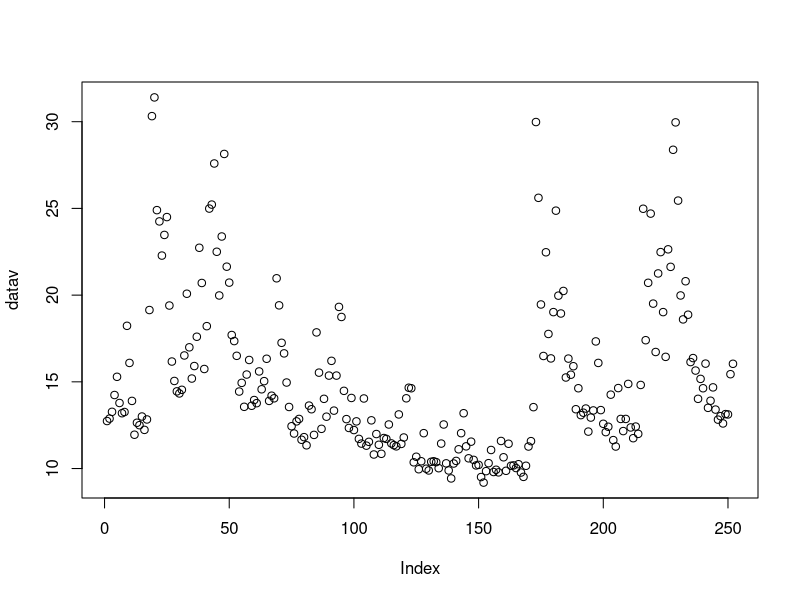
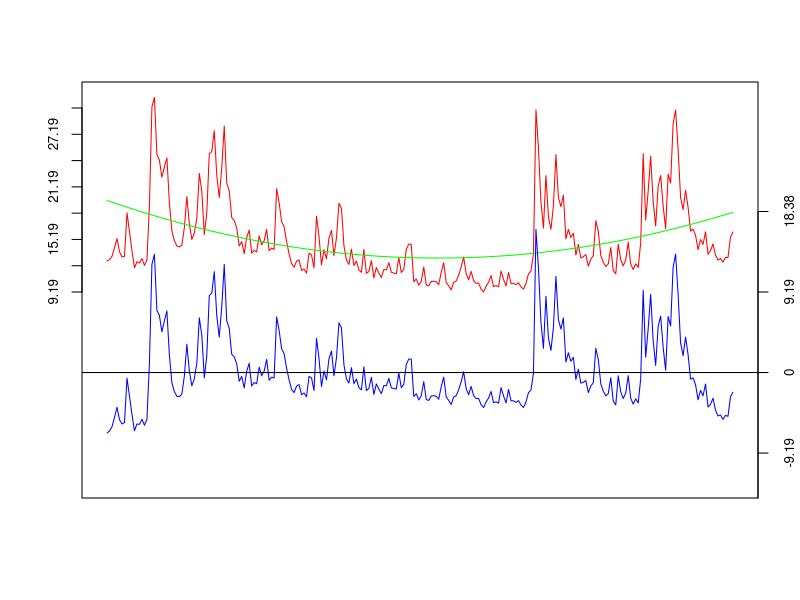

Write the R code that produced these figures, in order. (Note: this script raises an error after producing the figures.)
#packages
library(tseries)
library(lmtest)
library(forecast)

## load data
data = read.table('VIX.csv',header = T,sep=",")
datav = ts(data)[1:252*4,5] # the data from 1/2/2014 to 12/31/2014
plot(datav)
## choose a trend
TIME = c(1:252*4)
TIME2 = TIME*TIME
TIME3=TIME2*TIME
result1 =lm(datav ~ TIME)
result2 =lm(datav ~ TIME + TIME2)
result3=lm(datav~TIME+TIME2+TIME3)
result4=lm(datav~log(TIME))
summary(result1)
summary(result2)
summary(result3)
summary(result4)
AIC(result1) #1479.68
AIC(result2) #1417.526
AIC(result3) #1416.422
AIC(result4) #1462.607

## detrend
datav.detrend = result2$residuals

##plot
ma<-max(datav)
mi<-min(datav)
plot(datav,type='l',axes=F,ylim=c(-0.4*ma,ma),xlab="",ylab="",main="",col="red")
box()
par(new=T)
plot(result2$fitted.values,type="l",axes=F,ylim=c(-0.4*ma,ma),xlab="",ylab="",main="",col="green")
par(new=T)
plot(datav.detrend,type="l",axes=F,ylim=c(-0.4*ma,ma),xlab="",ylab="",main="",col="blue")
n=ceiling((ma-mi)/10)
axis(side=2,at=c(seq(mi,ma,by=n)),lab=c(seq(mi,ma,by=n)),cex.axis=0.8)
axis(side=4,at=c(seq(-3*mi,2*mi,by=mi)),lab=c(seq(-3*mi,2*mi,by=mi)),cex.axis=0.8)
abline(h=0,col="black")

## fit with arma
vix.ar1=arma(datav.detrend,order=c(1,0))
vix.ma1=arma(datav.detrend,order=c(0,1))
vix.arma11=arma(datav.detrend,order=c(1,1))

vix.garch10=garch(datav.detrend,order=c(1,0))
vix.garch01=garch(datav.detrend,order=c(0,1))
vix.garch11=garch(datav.detrend,order=c(1,1))

##choose a model 
summary(vix.ar1)$aic
summary(vix.ma1)$aic
summary(vix.arma11)$aic

print(AIC(vix.garch11))
print(AIC(vix.garch01))
print(AIC(vix.garch10))
##forecast
time=c(253:299)
time2=time*time
#ar1
vix.ar1=Arima(datav.detrend,order=c(1,0,1))
fcst=forecast.Arima(vix.ar1,h=47)
#trend
trend=matrix(NA,47,1)
for(i in 1:47)
{
  trend[i]=result2$coef[1]+result2$coef[2]*time[i]+result2$coef[3]*time2[i]
}
#with trend and arimafcst
fcstdata=fcst$mean[1:47]+trend
#with white noise
whitenoise=rnorm(47,mean=0,sd=sd(datav.detrend))
fcstdata1=fcst$mean[1:47]+trend+whitenoise
#one replacement
fcst2=rep(vix.ar1$coef[2],47)+vix.ar1$coef[1]*data[252:298,5]
fcstdata2=trend+fcst2
#plot the lines of real and fsct
datav2=ts(data)[253:299,5]
plot(datav2,type="l",xlab="time",xlim=c(1,47),col="red")
par(new=T)
plot(fcstdata,type="l",axes=F,xlab="",ylab="",main='Forecast',xlim=c(1,47),col="green")
par(new=T)
plot(fcstdata1,type="l",axes=F,xlab="",ylab="",main='Forecast',xlim=c(1,47),col="blue")
par(new=T)
plot(fcstdata2,type="l",axes=F,xlab="",ylab="",main='Forecast',xlim=c(1,47),col="black")
box()
legend(x='topright',y=null,c("Actual","Forecast","Forecast1","Forecast2"),lty=c(1,1),col=c("red","green","blue","black"),cex=0.9)


